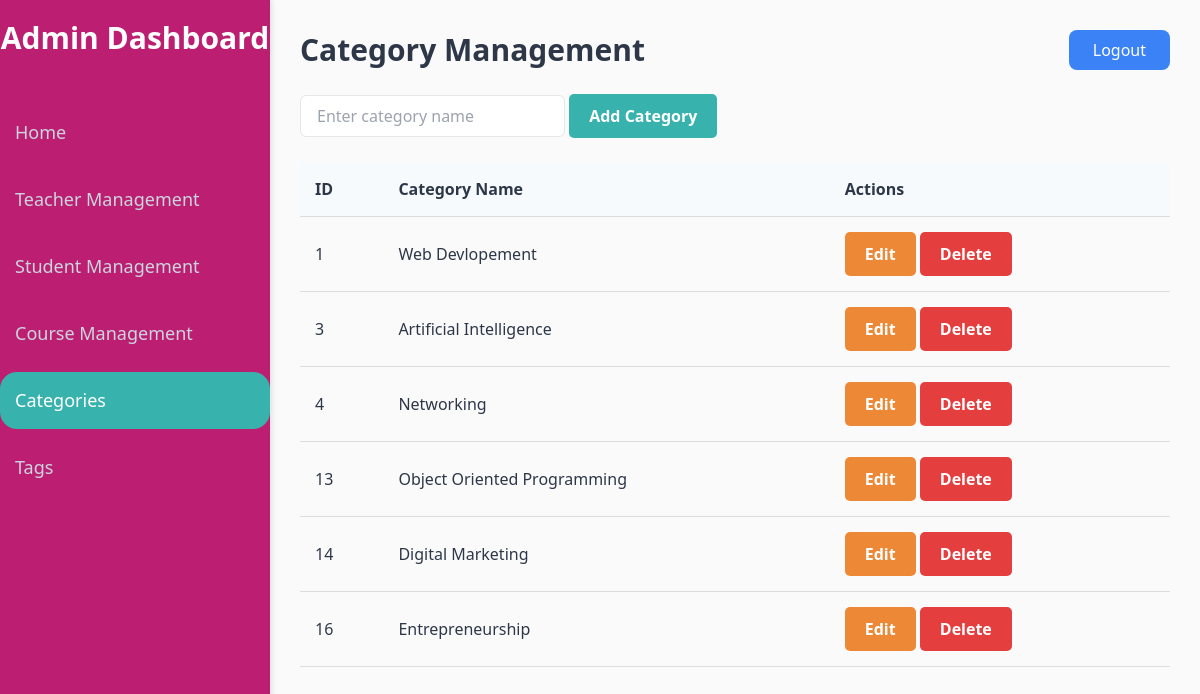
/app/Admin/categoryManagement.php (signed in), run on the app's committed database.
### tables this page shows
CREATE TABLE `Categories` (
  `category_id` int(11) NOT NULL,
  `name` varchar(255) NOT NULL,
  `created_at` timestamp NOT NULL DEFAULT current_timestamp()
);

### app/config/Database.php (called while the page is built, shortened)
<?php
class Database {
    private $servername = "localhost";
    private $username = "root";
    private $password = "";
    private $dbname = "youdemy";
    private $conn;
    public function __construct()
    {
        try {
            $this->conn = new PDO("mysql:host={$this->servername};dbname={$this->dbname}", $this->username, $this->password);
            $this->conn->setAttribute(PDO::ATTR_ERRMODE, PDO::ERRMODE_EXCEPTION);
        } catch (PDOException $e) {
            die("Connection failed: " . $e->getMessage());
        }
    }
    public function getConnection() {
        return $this->conn;
    }
}

### app/Models/Crud.php (called while the page is built, shortened)
<?php
class Crud extends Database
{
    public function selectRecords(string $table, string $columns = '*', string $where = null)
    {
        $sql = "SELECT $columns FROM $table";
        try {
            $stmt = $this->getConnection()->prepare($sql);
            if ($stmt->execute()) {
                return $stmt->fetchAll(PDO::FETCH_ASSOC);
            } else {
                return false;
            }
        } catch (PDOException $e) {
            error_log("Error selecting records: " . $e->getMessage());
            return false;
        }
    }
}

### app/Models/Category.php (called while the page is built, shortened)
<?php
class Category extends Crud
{
    private $table = "Categories";
    public function getAllCategories()
    {
        return $this->selectRecords($this->table);
    }
}

### app/Admin/categoryManagement.php (the view, shortened to what this page needs)
<?php
require_once '../Models/Category.php';
$categoryModel = new Category();
$categories = $categoryModel->getAllCategories();
?>
<!DOCTYPE html>
<html lang="en">
<head>
  <link href="https://cdn.jsdelivr.net/npm/tailwindcss@2.2.19/dist/tailwind.min.css" rel="stylesheet">
</head>
<body class="light-mode">
  <div class="sidebar">
    <h2 class="text-white text-3xl font-bold text-center mb-12">Admin Dashboard</h2>
    <a href="dashboard.php">Home</a>
    <a href="teacherManagement.php">Teacher Management</a>
    <a href="#">Student Management</a>
    <a href="courseManagement.php">Course Management</a>
    <a href="categoryManagement.php" class="active">Categories</a>
    <a href="tagManagement.php">Tags</a>
  </div>
  <div class="main-content">
    <div class="flex justify-between items-center mb-6">
      <h1 class="text-3xl font-bold">Category Management</h1>
      <button class="bg-blue-500 text-white py-2 px-6 rounded-lg">Logout</button>
    </div>
    <div class="mb-6">
      <form action="categoryManagement.php" method="POST">
        <input type="text" name="categoryName" placeholder="Enter category name" class="px-4 py-2 rounded-md border" required>
        <button type="submit" class="button">Add Category</button>
      </form>
    </div>
    <div class="table-container mb-6">
      <table>
        <thead>
          <tr>
            <th>ID</th>
            <th>Category Name</th>
            <th>Actions</th>
          </tr>
        </thead>
        <tbody>
        <?php foreach ($categories as $category): ?>
    <tr>
        <td><?php echo htmlspecialchars($category['category_id']); ?></td>
        <td><?php echo htmlspecialchars($category['name']); ?></td>
        <td>
        <form action="../updates/updateCategory.php" method="POST" style="display:inline;">
            <button type="submit" class="button button-edit">Edit</button>
        </form>
        <form action="categoryManagement.php" method="POST" style="display:inline;">
            <button type="submit" class="button button-action" onclick="return confirm('Are you sure you want to delete this category?');">Delete</button>
        </form>
        </td>
    </tr>
<?php endforeach; ?>
        </tbody>
      </table>
    </div>
  </div>
</body>
</html>

### app/Admin/categoryManagement.php (style rules this page uses)
body { transition: background-color 0.3s ease, color 0.3s ease; }
.sidebar { position: fixed; top: 0; left: 0; width: 270px; height: 100%; background-color: #38b2ac; color: white; padding-top: 20px; box-shadow: 2px 0 5px rgba(0, 0, 0, 0.1); overflow-y: auto; }
.main-content { margin-left: 270px; padding: 30px; transition: margin-left 0.3s ease; }
.light-mode { background-color: #fafafa; color: #2d3748; }
.light-mode .sidebar { background-color: rgb(188, 31, 113); }
.sidebar a { text-decoration: none; color: #cbd5e0; font-size: 18px; display: block; padding: 15px; margin-bottom: 10px; border-radius: 17px; transition: background-color 0.3s ease; }
.sidebar .active { background-color: #38b2ac; color: white; }
.button { background-color: #38b2ac; color: white; padding: 10px 20px; border-radius: 5px; text-decoration: none; font-weight: 600; }
.button-action { background-color: #e53e3e; }
.button-edit { background-color: #ed8936; }
table { width: 100%; border-collapse: collapse; }
th, td { padding: 15px; text-align: left; border-bottom: 1px solid #ddd; }
th { background-color: #f7fafc; }

### data on the page
categories: category_id "1", name "Web Devlopement"
categories: category_id "3", name "Artificial Intelligence"
categories: category_id "4", name "Networking"
categories: category_id "13", name "Object Oriented Programming"
categories: category_id "14", name "Digital Marketing"
categories: category_id "16", name "Entrepreneurship"
